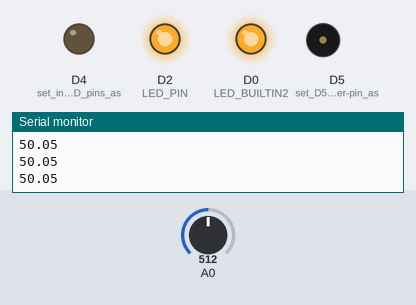
Recording of a sketch running on a simulated ESP8266 (NodeMCU). Parts: output pins drawn as LEDs (lit = HIGH), buzzer (waves = sounding, pin HIGH), the last lines printed to the serial monitor. Inputs (shaded band) come from the test bench; at power-on: A0 = 512.

Above: at 1.2 s.
1.3 s: A0 set to 792
2.8 s: A0 set to 827
At 3.8 s:
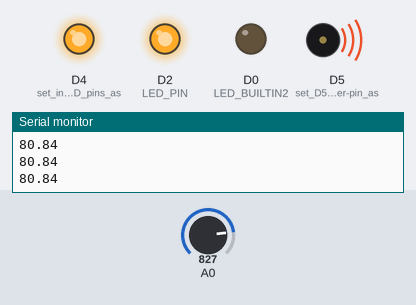
4.3 s: A0 set to 716
At 4.9 s:
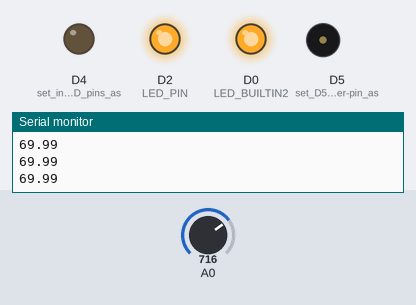
5.8 s: A0 set to 900
At 6.2 s:
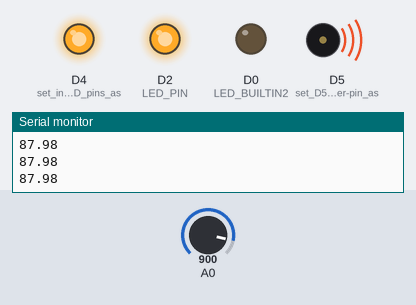
Timing chart, 0 to 8.3 s (numbered marks = the images above; inputs shaded):
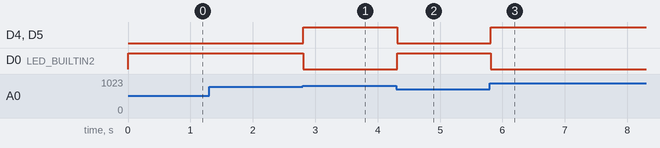

Measured:
- the behaviour switches between 808 and 809 on A0 (found by bisection; images 0 and 1)
- after the input at 2.8 s, D4 (set_internal_LED_pins_as), D5 (set_D5_for_buzzer-pin_as): LOW → HIGH at once; D0 (LED_BUILTIN2): HIGH → LOW at once
- after the input at 4.3 s, D4 (set_internal_LED_pins_as), D5 (set_D5_for_buzzer-pin_as): HIGH → LOW at once; D0 (LED_BUILTIN2): LOW → HIGH at once
- after the input at 5.8 s, D4 (set_internal_LED_pins_as), D5 (set_D5_for_buzzer-pin_as): LOW → HIGH at once; D0 (LED_BUILTIN2): HIGH → LOW at once

The sketch:

6.ino
```cpp
const unsigned int LED_PIN  = 4;
const short int LED_BUILTIN2 = 16;
int light_threshold = 79;
void setup() {
  Serial.begin(9600);   // initialize serial communication at 9600 BPS
  pinMode(LED_PIN,OUTPUT); // Set LED pin as output
  pinMode(LED_BUILTIN, OUTPUT); // set internal LED pins as output
  pinMode(LED_BUILTIN2, OUTPUT);
  pinMode(D5,OUTPUT) ;  // set D5 for buzzer-pin as output
}
void loop() {

    digitalWrite(LED_PIN, HIGH); //Tuen On the LED.
    int sensorValue = analogRead(A0); // read the input on analog pin 0
    float voltage_degree = sensorValue * (100.0 / 1023.0); // Convert the analog reading (which goes from 0 - 1023) to a voltage_degree (0 - 100)
    Serial.println(voltage_degree); // print out the value you read
    if ( voltage_degree > light_threshold){
       digitalWrite(D5, HIGH); //buzzer sound on.
       digitalWrite(LED_BUILTIN, HIGH); // turn blue LED on
       digitalWrite(LED_BUILTIN2, LOW); // turn red LED off
    }
    else{
      digitalWrite(D5, LOW); // buzzer off
      digitalWrite(LED_BUILTIN, LOW); // turn BLue LED off
      digitalWrite(LED_BUILTIN2, HIGH); //turn Red LED on
    }

}
```
